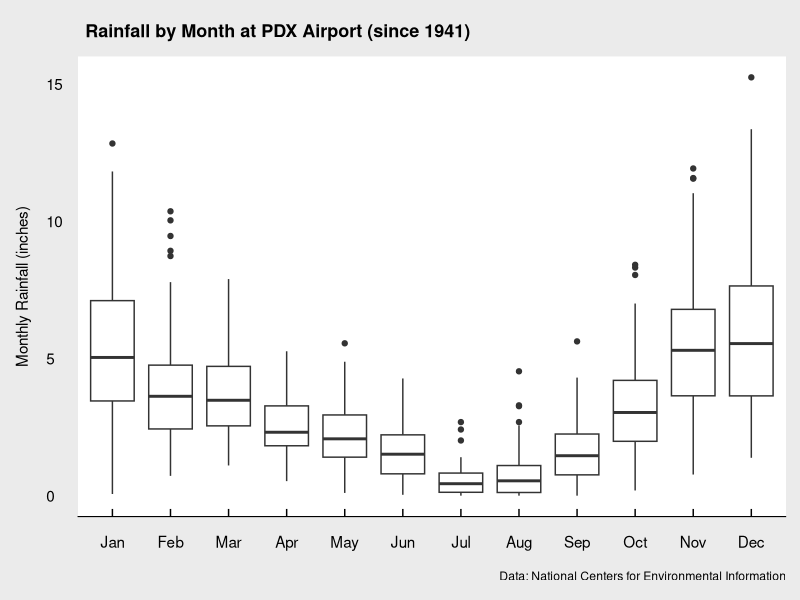
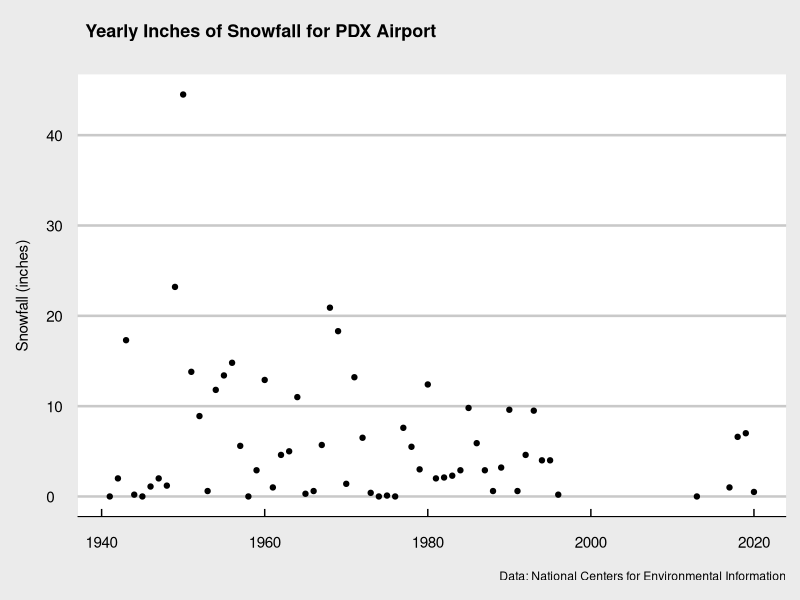
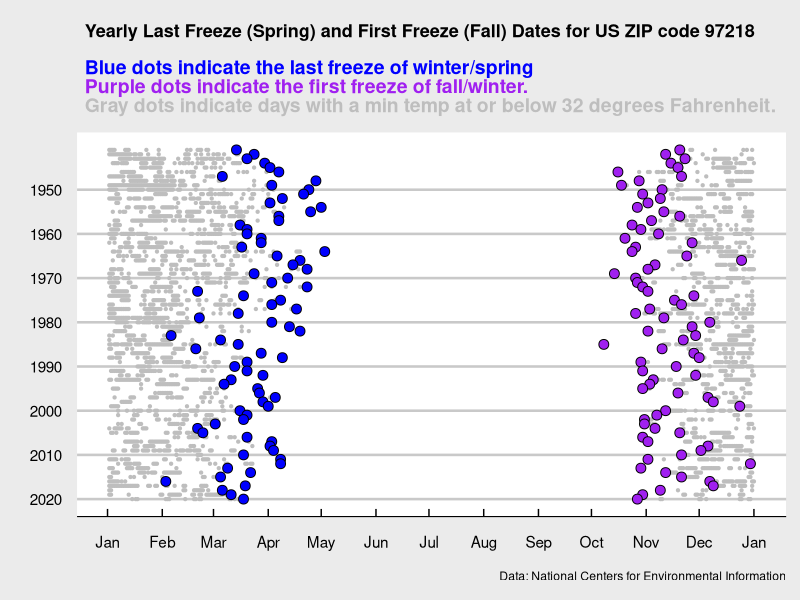

R code for these plots, in order:
# Author: Sabi Horvat, February 2021
# github: www.github.com/wpbsabi
# twitter: @tourofdata 
# topic: democratizing historical weather data analysis
# purpose: medium / towards data science tutorial

# weather1: setup
library(tidyverse)
library(lubridate)
library(ggthemes)
library(ggtext)

csv_data <- read_csv('weather_towardsds.csv')
str(csv_data)

# weather2: date range for station
csv_data %>% 
  filter(NAME == 'PORTLAND INTERNATIONAL AIRPORT, OR US') %>%
  select(NAME, DATE) %>%
  group_by(NAME) %>%
  summarise('min_date' = min(DATE), 'max_date' = max(DATE))

# weather3: What one day had the most rainfall/snowfall? 
# And how many inches of rain/snow were measured that day?
weather_data <- csv_data %>%
  filter(DATE > '1940-12-31' & DATE < '2021-01-01')

max_daily_rainfall <- max(weather_data$PRCP, na.rm = TRUE)
max_daily_snowfall <- max(weather_data$SNOW, na.rm = TRUE)
weather_data %>% filter(PRCP == max_daily_rainfall | 
                        SNOW == max_daily_snowfall)

# weather4: rainfall monthly box-and-whisker plot
rain_monthly <- weather_data %>%
  filter(is.na(PRCP) == FALSE) %>%
  mutate(YEAR = year(DATE), MONTH = month(DATE), MONTH_ABB = month.abb[MONTH]) %>%
  select(YEAR,MONTH,MONTH_ABB,RAINFALL=PRCP) %>%
  group_by(YEAR,MONTH,MONTH_ABB) %>%
  summarise(sum(RAINFALL))

ggplot() +
  geom_boxplot(data=rain_monthly
               , mapping = aes(x=reorder(MONTH_ABB,MONTH), 
                               y=`sum(RAINFALL)`, group=MONTH_ABB)) +
  theme_economist_white() + 
  theme( plot.title.position = "panel"
         ,plot.title = element_textbox_simple(
           size = 13,
           lineheight = 1,
           padding = margin(5.5, 5.5, 5.5, 5.5),
           margin = margin(0, 0, 5.5, 0))
         ,panel.grid.major = element_blank()
         ,panel.grid.minor = element_blank()
         ,legend.title = element_blank() ) +
  ggtitle("<b>Rainfall by Month at PDX Airport (since 1941) </b>") +
  labs(caption = "Data: National Centers for Environmental Information") +
  xlab('') +
  ylab('Monthly Rainfall (inches)\n')

# weather5: snowfall by year
snowfall <- weather_data %>%
  filter(is.na(SNOW) == FALSE) %>%
  mutate(YEAR = year(DATE)) %>%
  select(YEAR,SNOW) %>%
  group_by(YEAR) %>%
  tally(sum(SNOW))

ggplot() +
  geom_point(data=snowfall, mapping = aes(x=YEAR, y=n)) +
  theme_economist_white() + 
  theme( plot.title.position = "panel"
         ,plot.title = element_textbox_simple(
           size = 13,
           lineheight = 1,
           padding = margin(5.5, 5.5, 5.5, 5.5),
           margin = margin(0, 0, 5.5, 0))
         ,panel.grid.minor = element_blank()
         ,legend.title = element_blank()) +
  ggtitle("<b>Yearly Inches of Snowfall for PDX Airport</b>   <br><span style = 'font-size:14pt'>") +
  labs(caption = "Data: National Centers for Environmental Information") +
  xlab('') +
  ylab('Snowfall (inches)\n')

# weather6: first and last freeze
# plot adapted from: https://twitter.com/tourofdata/status/1333586341481783296
extract_dates <- weather_data %>%
  mutate(year = year(DATE)
         ,month = month(DATE)
         ,yday = yday(DATE))

freeze_days <- extract_dates %>%
  select(year,TMIN,yday) %>%
  group_by(year) %>%
  filter(TMIN <= 32) 

first_freeze <- extract_dates %>%
  group_by(year) %>%
  filter(TMIN <= 32, month > 7) %>%
  summarise(min = min(DATE))

last_freeze <- extract_dates %>%
  group_by(year) %>%
  filter(TMIN <= 32, month < 7) %>%
  summarise(max = max(DATE))

first_freeze_yday <- first_freeze %>% mutate(yday = yday(min))
last_freeze_yday <- last_freeze %>% mutate(yday = yday(max))           

ggplot() +
  geom_point(data=freeze_days, aes(y=year, x=as.Date(yday,origin='2020-01-01'))
             , color = "gray", size = 0.8)+
  geom_point(data=first_freeze_yday, aes(y=year, x=as.Date(yday,origin='2020-01-01'))
             ,fill = "purple",shape = 21, size = 3, color = 'black') +
  geom_point(data=last_freeze_yday, aes(y=year, x=as.Date(yday,origin='2020-01-01')) 
             ,fill = "blue",shape = 21, size = 3, color = 'black') +
  scale_y_reverse(breaks= seq(1950, 2020, 10), minor_breaks = seq(1944, 2020, 2)) +
  scale_x_date(date_labels = "%b", breaks = "month") +
  theme_economist_white() + 
  theme( plot.title.position = "panel"
         ,plot.title = element_textbox_simple(
           size = 13,
           lineheight = 1,
           padding = margin(5.5, 5.5, 5.5, 5.5),
           margin = margin(0, 0, 5.5, 0))) +
  ggtitle("<b>Yearly Last Freeze (Spring) and First Freeze (Fall) Dates for US ZIP code 97218 </b>   <br><span style = 'font-size:14pt'>
          <br><span style = 'color:blue;'>Blue dots indicate the last freeze of winter/spring</span> 
          <br><span style = 'color:purple;'> Purple dots indicate the first freeze of fall/winter.</span> 
          <br><span style = 'color:gray;'> Gray dots indicate days with a min temp at or below 32 degrees Fahrenheit.</span>"
  ) +
  labs(caption = "Data: National Centers for Environmental Information") +
  xlab('') +
  ylab('')


# weather7: cold hardiness 
hardiness_current_usda_map <- freeze_days %>%
  filter(year > 1975 & year < 2006) %>%
  group_by(year) %>%
  summarise(annual_extreme_low = min(TMIN))
summary(hardiness_current_usda_map)

hardiness_newer_data <- freeze_days %>%
  filter(year > 1990 & year < 2021) %>%
  group_by(year) %>%
  summarise(annual_extreme_low = min(TMIN))
summary(hardiness_newer_data)
  
